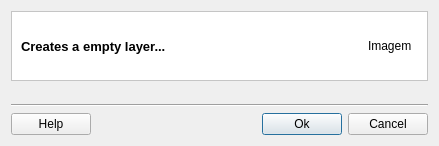
<?xml version="1.0" encoding="UTF-8"?>
<ui version="4.0">
 <class>CreateLayerDialogForm</class>
 <widget class="QDialog" name="CreateLayerDialogForm">
  <property name="geometry">
   <rect>
    <x>0</x>
    <y>0</y>
    <width>439</width>
    <height>146</height>
   </rect>
  </property>
  <property name="windowTitle">
   <string>Create Layer</string>
  </property>
  <layout class="QGridLayout" name="gridLayout_2">
   <item row="0" column="0">
    <layout class="QGridLayout" name="gridLayout">
     <item row="0" column="0">
      <widget class="QFrame" name="frame">
       <property name="styleSheet">
        <string notr="true">QWidget { background: white }</string>
       </property>
       <property name="frameShape">
        <enum>QFrame::StyledPanel</enum>
       </property>
       <property name="frameShadow">
        <enum>QFrame::Sunken</enum>
       </property>
       <layout class="QGridLayout" name="gridLayout_6">
        <item row="0" column="0">
         <widget class="QLabel" name="m_titleLabel">
          <property name="font">
           <font>
            <pointsize>10</pointsize>
            <weight>75</weight>
            <bold>true</bold>
           </font>
          </property>
          <property name="text">
           <string>Creates a empty layer...</string>
          </property>
         </widget>
        </item>
        <item row="0" column="1">
         <widget class="QLabel" name="m_imgLabel">
          <property name="minimumSize">
           <size>
            <width>50</width>
            <height>50</height>
           </size>
          </property>
          <property name="maximumSize">
           <size>
            <width>50</width>
            <height>50</height>
           </size>
          </property>
          <property name="text">
           <string>Imagem</string>
          </property>
         </widget>
        </item>
       </layout>
      </widget>
     </item>
     <item row="1" column="0">
      <widget class="QWidget" name="m_widget" native="true">
       <property name="sizePolicy">
        <sizepolicy hsizetype="MinimumExpanding" vsizetype="MinimumExpanding">
         <horstretch>0</horstretch>
         <verstretch>0</verstretch>
        </sizepolicy>
       </property>
      </widget>
     </item>
     <item row="2" column="0">
      <layout class="QGridLayout" name="gridLayout_5">
       <item row="0" column="0" colspan="4">
        <widget class="Line" name="line">
         <property name="orientation">
          <enum>Qt::Horizontal</enum>
         </property>
        </widget>
       </item>
       <item row="1" column="2">
        <widget class="QPushButton" name="m_okPushButton">
         <property name="text">
          <string>Ok</string>
         </property>
        </widget>
       </item>
       <item row="1" column="0">
        <widget class="QPushButton" name="m_helpPushButton">
         <property name="text">
          <string>Help</string>
         </property>
        </widget>
       </item>
       <item row="1" column="1">
        <spacer name="horizontalSpacer">
         <property name="orientation">
          <enum>Qt::Horizontal</enum>
         </property>
         <property name="sizeHint" stdset="0">
          <size>
           <width>40</width>
           <height>20</height>
          </size>
         </property>
        </spacer>
       </item>
       <item row="1" column="3">
        <widget class="QPushButton" name="m_cancelPushButton">
         <property name="text">
          <string>Cancel</string>
         </property>
        </widget>
       </item>
      </layout>
     </item>
    </layout>
   </item>
  </layout>
 </widget>
 <tabstops>
  <tabstop>m_okPushButton</tabstop>
  <tabstop>m_cancelPushButton</tabstop>
  <tabstop>m_helpPushButton</tabstop>
 </tabstops>
 <resources/>
 <connections>
  <connection>
   <sender>m_cancelPushButton</sender>
   <signal>released()</signal>
   <receiver>CreateLayerDialogForm</receiver>
   <slot>reject()</slot>
   <hints>
    <hint type="sourcelabel">
     <x>475</x>
     <y>487</y>
    </hint>
    <hint type="destinationlabel">
     <x>420</x>
     <y>408</y>
    </hint>
   </hints>
  </connection>
 </connections>
</ui>
